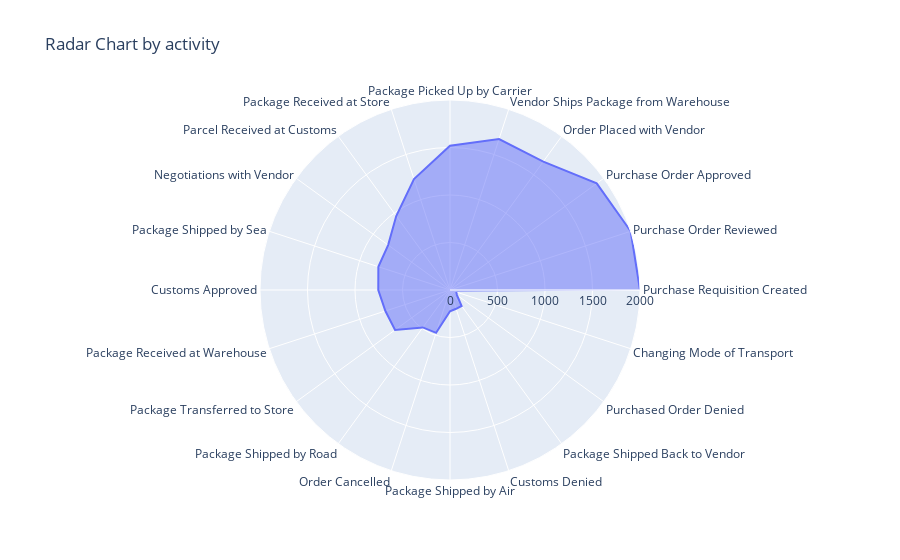

The code cell stored with this chart in its notebook:
### Code cell
fig = go.Figure(data=go.Scatterpolar(
  r = activity_records['Activity Name'].value_counts(),
  theta = activity_records['Activity Name'].value_counts().index,
  fill='toself'
))

fig.update_layout(
    polar=dict(
        radialaxis=dict(
        visible=True
     ),
    ),
    showlegend=False,
    title_text="Radar Chart by activity",
    autosize=True
)

fig.show()

### Figure 1 — Plotly figure (JSON) as saved in the notebook; plotly's stock layout.template omitted (floating-point values rounded to 4 significant figures)
{"data": [{"fill": "toself", "r": [2000, 2000, 1909, 1671, 1671, 1518, 1227, 963, 805, 793, 755, 715, 715, 487, 474, 224, 208, 208, 91, 69], "theta": ["Purchase Requisition Created", "Purchase Order Reviewed", "Purchase Order Approved", "Order Placed with Vendor", "Vendor Ships Package from Warehouse", "Package Picked Up by Carrier", "Package Received at Store", "Parcel Received at Customs", "Negotiations with Vendor", "Package Shipped by Sea", "Customs Approved", "Package Received at Warehouse", "Package Transferred to Store", "Package Shipped by Road", "Order Cancelled", "Package Shipped by Air", "Customs Denied", "Package Shipped Back to Vendor", "Purchased Order Denied", "Changing Mode of Transport"], "type": "scatterpolar"}], "layout": {"autosize": true, "polar": {"radialaxis": {"visible": true}}, "showlegend": false, "title": {"text": "Radar Chart by activity"}}}
